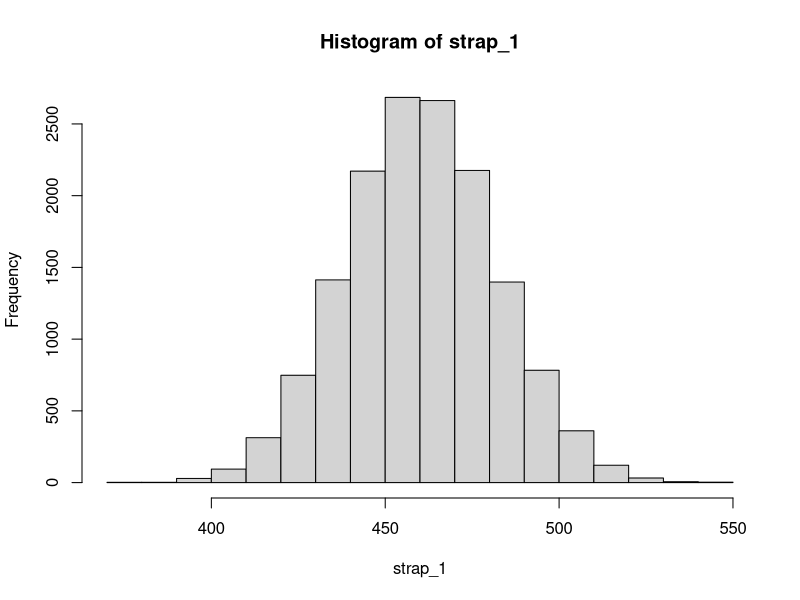
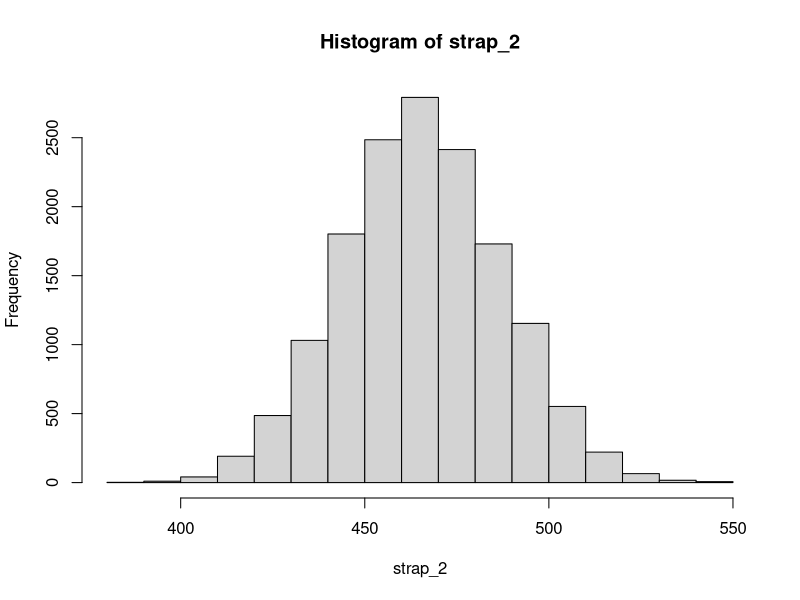

Generate these figures, in order, with R:
## ---- chunk 1
knitr::opts_chunk$set(echo = TRUE)
## ---- chunk 2
muestra <- c(500, 488, 426, 510, 450, 368, 508, 514, 426, 476, 512, 526, 444, 524, 236)
T1 <- function(x) return(mean(x))
T2 <- function(x) return((-1+sqrt(1+4*mean(x^2)))/2)

lambda_1 <- T1(muestra)
lambda_2 <- T2(muestra)
lambda_1
lambda_2
## ---- chunk 3
strap_1 <- replicate(1000, rpois(15, T1(lambda_1)))
strap_2 <- replicate(1000, rpois(15, T1(lambda_2)))

hist(strap_1)
hist(strap_2)
## ---- chunk 4
sd(strap_1)^2
sd(strap_2)^2
